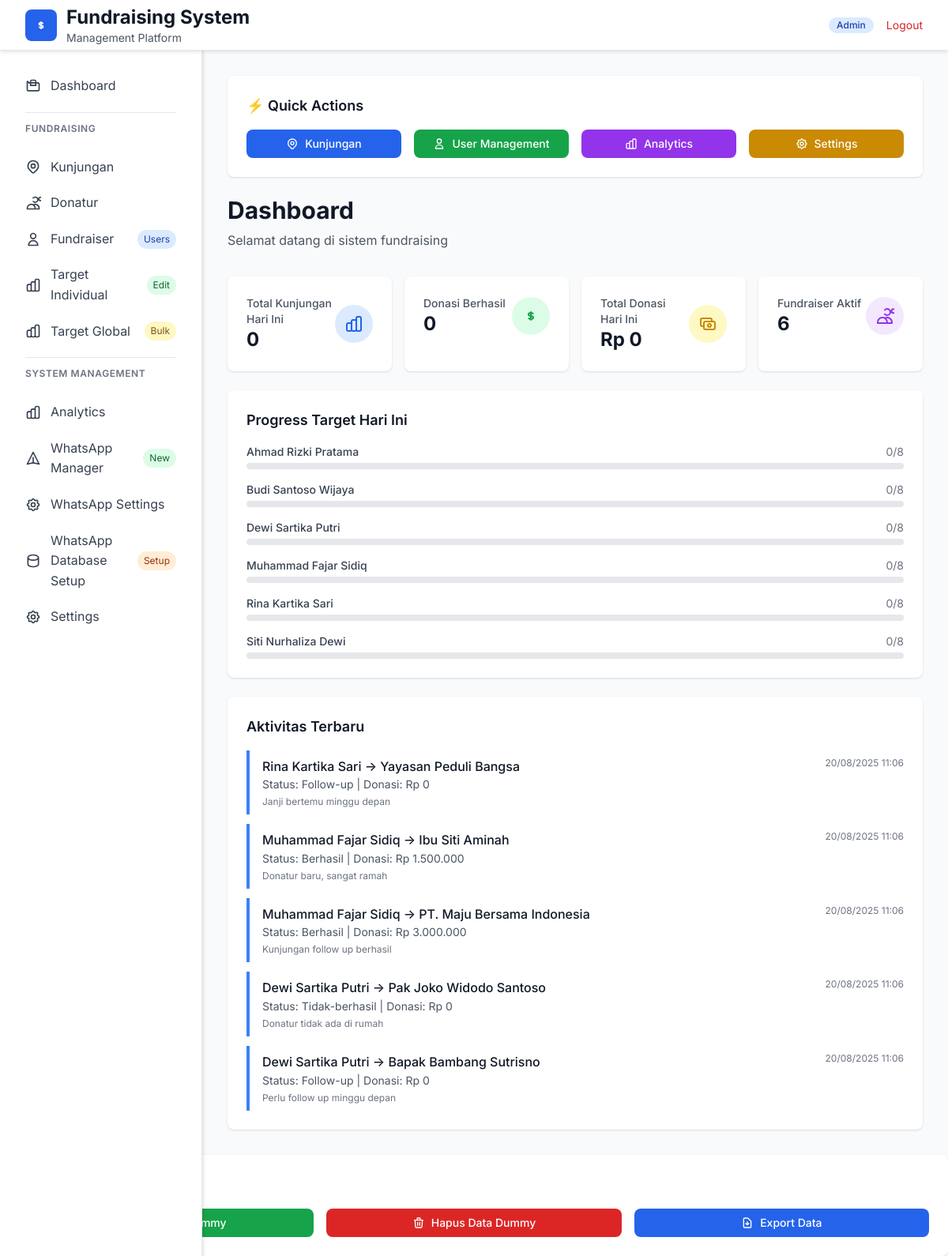
/dashboard.php (signed in), run on the app's committed database.
### tables this page shows
CREATE TABLE `users` (
    `id` INT UNSIGNED NOT NULL AUTO_INCREMENT,
    `name` VARCHAR(150) NOT NULL,
    `email` VARCHAR(150) DEFAULT NULL,
    `username` VARCHAR(100) DEFAULT NULL,
    `password` VARCHAR(255) NOT NULL,
    `role` ENUM('admin','monitor','user') NOT NULL DEFAULT 'user',
    `status` ENUM('active','inactive') NOT NULL DEFAULT 'active',
    `target` INT UNSIGNED NOT NULL DEFAULT 8,
    `phone` VARCHAR(25) DEFAULT NULL,
    `created_at` TIMESTAMP NOT NULL DEFAULT CURRENT_TIMESTAMP,
    `updated_at` TIMESTAMP NULL DEFAULT CURRENT_TIMESTAMP ON UPDATE CURRENT_TIMESTAMP,
    PRIMARY KEY (`id`),
    UNIQUE KEY `uq_users_email` (`email`),
    UNIQUE KEY `uq_users_username` (`username`),
    KEY `idx_users_role` (`role`),
    KEY `idx_users_status` (`status`)
);

CREATE TABLE `kunjungan` (
    `id` BIGINT UNSIGNED NOT NULL AUTO_INCREMENT,
    `fundraiser_id` INT UNSIGNED NOT NULL,
    `donatur_id` INT UNSIGNED NOT NULL,
    `status` ENUM('berhasil','tidak-berhasil','follow-up') NOT NULL,
    `nominal` BIGINT UNSIGNED NOT NULL DEFAULT 0,
    `catatan` TEXT DEFAULT NULL,
    `foto` VARCHAR(255) DEFAULT NULL,
    `latitude` DECIMAL(10,8) DEFAULT NULL,
    `longitude` DECIMAL(11,8) DEFAULT NULL,
    `location_address` TEXT DEFAULT NULL,
    `created_at` TIMESTAMP NOT NULL DEFAULT CURRENT_TIMESTAMP,
    `updated_at` TIMESTAMP NULL DEFAULT CURRENT_TIMESTAMP ON UPDATE CURRENT_TIMESTAMP,
    PRIMARY KEY (`id`),
    KEY `idx_kunjungan_fundraiser` (`fundraiser_id`),
    KEY `idx_kunjungan_donatur` (`donatur_id`),
    KEY `idx_kunjungan_status` (`status`),
    KEY `idx_kunjungan_created_at` (`created_at`),
    KEY `idx_kunjungan_foto` (`foto`),
    KEY `idx_kunjungan_location` (`latitude`,`longitude`),
    CONSTRAINT `fk_kunjungan_fundraiser`
        FOREIGN KEY (`fundraiser_id`) REFERENCES `users`(`id`)
        ON UPDATE CASCADE ON DELETE RESTRICT,
    CONSTRAINT `fk_kunjungan_donatur`
        FOREIGN KEY (`donatur_id`) REFERENCES `donatur`(`id`)
        ON UPDATE CASCADE ON DELETE RESTRICT
);

CREATE TABLE `donatur` (
    `id` INT UNSIGNED NOT NULL AUTO_INCREMENT,
    `nama` VARCHAR(150) NOT NULL,
    `hp` VARCHAR(25) NOT NULL,
    `alamat` TEXT DEFAULT NULL,
    `created_at` TIMESTAMP NOT NULL DEFAULT CURRENT_TIMESTAMP,
    PRIMARY KEY (`id`),
    UNIQUE KEY `uq_donatur_hp` (`hp`)
);

### dashboard.php (the view, shortened to what this page needs)
<?php
$user_role = $_SESSION['user_role'];
require_once 'config.php';
try {
    $today = date('Y-m-d');
    $stmt = $pdo->prepare("SELECT COUNT(*) FROM kunjungan WHERE DATE(created_at) = ?");
    $stmt->execute([$today]);
    $total_kunjungan = $stmt->fetchColumn();
    $stmt = $pdo->prepare("SELECT COUNT(*) FROM kunjungan WHERE DATE(created_at) = ? AND status = 'berhasil'");
    $stmt->execute([$today]);
    $donasi_berhasil = $stmt->fetchColumn();
    $stmt = $pdo->prepare("SELECT COALESCE(SUM(nominal), 0) FROM kunjungan WHERE DATE(created_at) = ? AND status = 'berhasil'");
    $stmt->execute([$today]);
    $total_donasi = $stmt->fetchColumn();
    $stmt = $pdo->prepare("SELECT COUNT(*) FROM users WHERE role = 'user'");
    $stmt->execute();
    $fundraiser_aktif = $stmt->fetchColumn();
    $stmt = $pdo->prepare("
        SELECT k.*, u.name as fundraiser_name, d.nama as donatur_name
        FROM kunjungan k
        LEFT JOIN users u ON k.fundraiser_id = u.id
        LEFT JOIN donatur d ON k.donatur_id = d.id
        ORDER BY k.created_at DESC
        LIMIT 5
    ");
    $stmt->execute();
    $recent_activities = $stmt->fetchAll(PDO::FETCH_ASSOC);
    $stmt = $pdo->prepare("
        SELECT u.id, u.name, u.target,
        COALESCE(COUNT(k.id), 0) as current_kunjungan
        FROM users u
        LEFT JOIN kunjungan k ON u.id = k.fundraiser_id AND DATE(k.created_at) = ?
        WHERE u.role = 'user'
        GROUP BY u.id, u.name, u.target
        ORDER BY u.name
    ");
    $stmt->execute([$today]);
    $progress_data = $stmt->fetchAll(PDO::FETCH_ASSOC);
} catch (Exception $e) {
    $error_message = $e->getMessage();
}
?>
<!DOCTYPE html>
<html lang="id">
<head>
    <script src="https://cdn.tailwindcss.com"></script>
    <link rel="stylesheet" href="styles/main.css">
</head>
<body class="bg-gray-100">
    <header class="bg-white shadow-sm border-b">
        <div class="max-w-full mx-auto px-4 sm:px-6 lg:px-8">
            <div class="flex justify-between items-center" style="height: 64px !important;">
                <div class="flex items-center">
                    <?php
                    require_once 'logo_manager.php';
                    echo get_logo_html('w-10 h-10', 'mr-3');
                    ?>
                    <div>
                        <h1 class="text-xl md:text-2xl font-bold text-gray-900">Fundraising System</h1>
                        <p class="text-sm text-gray-600">Management Platform</p>
                    </div>
                </div>
                <div class="flex items-center space-x-2 md:space-x-4">
                    <span class="inline-flex items-center px-2 py-1 md:px-2.5 md:py-0.5 rounded-full text-xs font-medium bg-blue-100 text-blue-800">
                        <?php echo ucfirst($user_role); ?>
                    </span>
                    <a href="logout.php" class="text-xs md:text-sm text-red-600 hover:text-red-800 transition-colors">Logout</a>
                </div>
            </div>
        </div>
    </header>
    <div class="page-wrapper">
        <div class="flex">
            <div class="main-content flex-1 p-4 md:p-8">
            <div class="bg-white rounded-lg shadow p-6 mb-6">
                <h3 class="text-lg font-semibold text-gray-900 mb-4">⚡ Quick Actions</h3>
                <div class="grid grid-cols-1 md:grid-cols-4 gap-4">
                    <a href="kunjungan.php" class="inline-flex items-center justify-center px-4 py-2 bg-blue-600 text-white text-sm font-medium rounded-lg hover:bg-blue-700 transition-colors">
                        Kunjungan
                    </a>
                    <a href="users.php" class="inline-flex items-center justify-center px-4 py-2 bg-green-600 text-white text-sm font-medium rounded-lg hover:bg-green-700 transition-colors">
                        <svg class="w-4 h-4 mr-2" fill="none" stroke="currentColor" viewBox="0 0 24 24">
                            <path stroke-linecap="round" stroke-linejoin="round" stroke-width="2" d="M16 7a4 4 0 11-8 0 4 4 0 018 0zM12 14a7 7 0 00-7 7h14a7 7 0 00-7-7z"></path>
                        </svg>
                        User Management
                    </a>
                    <a href="analytics-fixed.php" class="inline-flex items-center justify-center px-4 py-2 bg-purple-600 text-white text-sm font-medium rounded-lg hover:bg-purple-700 transition-colors">
                        Analytics
                    </a>
                    <a href="settings.php" class="inline-flex items-center justify-center px-4 py-2 bg-yellow-600 text-white text-sm font-medium rounded-lg hover:bg-yellow-700 transition-colors">
                        Settings
                    </a>
                </div>
            </div>
            <div class="mb-6 md:mb-8">
                <h2 class="text-2xl md:text-3xl font-bold text-gray-900 mb-2">Dashboard</h2>
                <p class="text-gray-600">Selamat datang di sistem fundraising</p>
            </div>
            <div class="stats-grid grid-cols-1 sm:grid-cols-2 lg:grid-cols-4 gap-4 mb-6">
                <div class="bg-white rounded-lg shadow p-4 md:p-6">
                    <div class="flex items-center justify-between">
                        <div>
                            <p class="text-sm font-medium text-gray-600">Total Kunjungan Hari Ini</p>
                            <p class="text-2xl font-bold text-gray-900"><?php echo $total_kunjungan ?? 0; ?></p>
                        </div>
                        <div class="p-3 bg-blue-100 rounded-full">
                        </div>
                    </div>
                </div>
                <div class="bg-white rounded-lg shadow p-4 md:p-6">
                    <div class="flex items-center justify-between">
                        <div>
                            <p class="text-sm font-medium text-gray-600">Donasi Berhasil</p>
                            <p class="text-2xl font-bold text-gray-900"><?php echo $donasi_berhasil ?? 0; ?></p>
                        </div>
                        <div class="p-3 bg-green-100 rounded-full">
                            <svg class="w-6 h-6 text-green-600" fill="none" stroke="currentColor" viewBox="0 0 24 24">
                                <path stroke-linecap="round" stroke-linejoin="round" stroke-width="2" d="M12 8c-1.657 0-3 .895-3 2s1.343 2 3 2 3 .895 3 2-1.343 2-3 2m0-8c1.11 0 2.08.402 2.599 1M12 8V7m0 1v8m0 0v1m0-1c-1.11 0-2.08-.402-2.599-1"></path>
                            </svg>
                        </div>
                    </div>
                </div>
                <div class="bg-white rounded-lg shadow p-4 md:p-6">
                    <div class="flex items-center justify-between">
                        <div>
                            <p class="text-sm font-medium text-gray-600">Total Donasi Hari Ini</p>
                            <p class="text-2xl font-bold text-gray-900">Rp <?php echo number_format($total_donasi ?? 0, 0, ',', '.'); ?></p>
                        </div>
                        <div class="p-3 bg-yellow-100 rounded-full">
                        </div>
                    </div>
                </div>
                <div class="bg-white rounded-lg shadow p-4 md:p-6">
                    <div class="flex items-center justify-between">
                        <div>
                            <p class="text-sm font-medium text-gray-600">Fundraiser Aktif</p>
                            <p class="text-2xl font-bold text-gray-900"><?php echo $fundraiser_aktif ?? 0; ?></p>
                        </div>
                        <div class="p-3 bg-purple-100 rounded-full">
                            <svg class="w-6 h-6 text-purple-600" fill="none" stroke="currentColor" viewBox="0 0 24 24">
                                <path stroke-linecap="round" stroke-linejoin="round" stroke-width="2" d="M12 4.354a4 4 0 110 5.292M15 21H3v-1a6 6 0 0112 0v1zm0 0h6v-1a6 6 0 00-9-5.197m13.5-9a2.5 2.5 0 11-5 0 2.5 2.5 0 015 0z"></path>
                            </svg>
                        </div>
                    </div>
                </div>
            </div>
            <div class="bg-white rounded-lg shadow p-6 mb-6">
                <h3 class="text-lg font-semibold mb-4">Progress Target Hari Ini</h3>
                <?php if (!empty($progress_data)): ?>
                    <div class="space-y-4">
                        <?php foreach ($progress_data as $progress): ?>
                            <div class="flex items-center justify-between">
                                <div class="flex-1">
                                    <div class="flex justify-between items-center mb-1">
                                        <span class="text-sm font-medium text-gray-700"><?php echo htmlspecialchars($progress['name']); ?></span>
                                        <span class="text-sm text-gray-500"><?php echo $progress['current_kunjungan']; ?>/<?php echo $progress['target']; ?></span>
                                    </div>
                                    <div class="w-full bg-gray-200 rounded-full h-2">
                                    </div>
                                </div>
                </div>
                        <?php endforeach; ?>
            </div>
                <?php else: ?>
                    <p class="text-gray-500">Tidak ada data progress</p>
            <?php endif; ?>
            </div>
            <div class="bg-white rounded-lg shadow p-6">
                <h3 class="text-lg font-semibold mb-4">Aktivitas Terbaru</h3>
                <?php if (!empty($recent_activities)): ?>
                    <div class="space-y-3">
                        <?php foreach ($recent_activities as $activity): ?>
                            <div class="border-l-4 border-blue-500 pl-4 py-2">
                                <div class="flex justify-between items-start">
                                    <div>
                                        <p class="font-medium text-gray-900">
                                            <?php echo htmlspecialchars($activity['fundraiser_name'] ?? 'Unknown'); ?> →
                                            <?php echo htmlspecialchars($activity['donatur_name'] ?? 'Unknown'); ?>
                                        </p>
                                        <p class="text-sm text-gray-600">
                                            Status: <?php echo ucfirst($activity['status']); ?> |
                                            Donasi: Rp <?php echo number_format($activity['nominal'] ?? 0, 0, ',', '.'); ?>
                                        </p>
                                        <?php if (!empty($activity['catatan'])): ?>
                                            <p class="text-xs text-gray-500 mt-1"><?php echo htmlspecialchars($activity['catatan']); ?></p>
                                        <?php endif; ?>
                                    </div>
                                    <div class="text-xs text-gray-500">
                                        <?php echo date('d/m/Y H:i', strtotime($activity['created_at'])); ?>
                                    </div>
                                </div>
                            </div>
                        <?php endforeach; ?>
                </div>
                <?php else: ?>
                    <p class="text-gray-500">Tidak ada aktivitas terbaru</p>
                <?php endif; ?>
            </div>
        </div>
    </div>
    <?php if ($user_role === 'admin'): ?>
    <div class="bg-white rounded-lg shadow p-6">
        <h3 class="text-lg font-semibold text-gray-900 mb-4">🔧 Admin Tools</h3>
        <div class="grid grid-cols-1 md:grid-cols-3 gap-4">
            <button onclick="insertDummyData()" class="inline-flex items-center justify-center px-4 py-2 bg-green-600 text-white text-sm font-medium rounded-lg hover:bg-green-700 transition-colors">
                Insert Data Dummy
            </button>
            <button onclick="deleteDummyData()" class="inline-flex items-center justify-center px-4 py-2 bg-red-600 text-white text-sm font-medium rounded-lg hover:bg-red-700 transition-colors">
                <svg class="w-4 h-4 mr-2" fill="none" stroke="currentColor" viewBox="0 0 24 24">
                    <path stroke-linecap="round" stroke-linejoin="round" stroke-width="2" d="M19 7l-.867 12.142A2 2 0 0116.138 21H7.862a2 2 0 01-1.995-1.858L5 7m5 4v6m4-6v6m1-10V4a1 1 0 00-1-1h-4a1 1 0 00-1 1v3M4 7h16"></path>
                </svg>
                Hapus Data Dummy
            </button>
            <button onclick="exportData()" class="inline-flex items-center justify-center px-4 py-2 bg-blue-600 text-white text-sm font-medium rounded-lg hover:bg-blue-700 transition-colors">
                <svg class="w-4 h-4 mr-2" fill="none" stroke="currentColor" viewBox="0 0 24 24">
                    <path stroke-linecap="round" stroke-linejoin="round" stroke-width="2" d="M12 10v6m0 0l-3-3m3 3l3-3m2 8H7a2 2 0 01-2-2V5a2 2 0 012-2h5.586a1 1 0 01.707.293l5.414 5.414a1 1 0 01.293.707V19a2 2 0 01-2 2z"></path>
                </svg>
                Export Data
            </button>
        </div>
    </div>
    <?php endif; ?>
</body>
</html>

### data on the page
users: name "Ahmad Rizki Pratama", current_kunjungan "0", target "8"
users: name "Budi Santoso Wijaya", current_kunjungan "0", target "8"
users: name "Dewi Sartika Putri", current_kunjungan "0", target "8"
users: name "Muhammad Fajar Sidiq", current_kunjungan "0", target "8"
users: name "Rina Kartika Sari", current_kunjungan "0", target "8"
users: name "Siti Nurhaliza Dewi", current_kunjungan "0", target "8"
kunjungan: fundraiser.name "Rina Kartika Sari", donatur.nama "Yayasan Peduli Bangsa", status "Follow-up", nominal "0", catatan "Janji bertemu minggu depan", created_at "20/08/2025 11:06"
kunjungan: fundraiser.name "Muhammad Fajar Sidiq", donatur.nama "Ibu Siti Aminah", status "Berhasil", nominal "1.500.000", catatan "Donatur baru, sangat ramah", created_at "20/08/2025 11:06"
kunjungan: fundraiser.name "Muhammad Fajar Sidiq", donatur.nama "PT. Maju Bersama Indonesia", status "Berhasil", nominal "3.000.000", catatan "Kunjungan follow up berhasil", created_at "20/08/2025 11:06"
kunjungan: fundraiser.name "Dewi Sartika Putri", donatur.nama "Pak Joko Widodo Santoso", status "Tidak-berhasil", nominal "0", catatan "Donatur tidak ada di rumah", created_at "20/08/2025 11:06"
kunjungan: fundraiser.name "Dewi Sartika Putri", donatur.nama "Bapak Bambang Sutrisno", status "Follow-up", nominal "0", catatan "Perlu follow up minggu depan", created_at "20/08/2025 11:06"

### other printed values
$user_role "Admin"
$total_kunjungan "0"
$donasi_berhasil "0"
$total_donasi "0"
$fundraiser_aktif "6"
